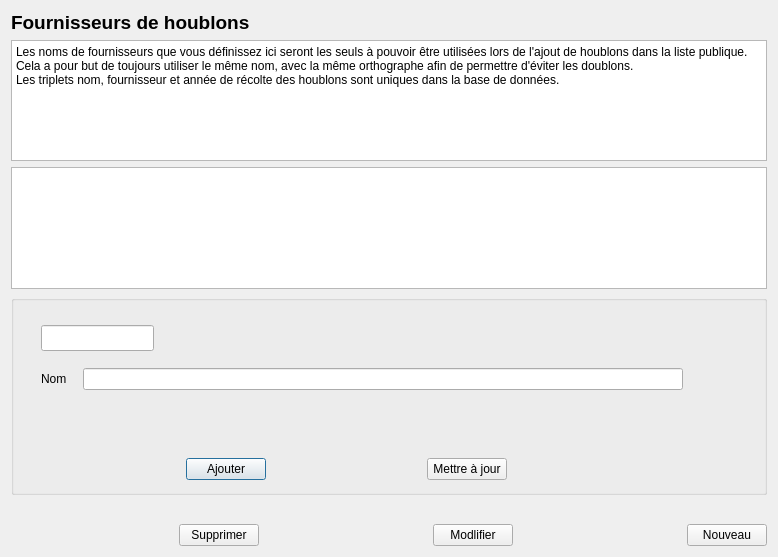
<?xml version="1.0" encoding="UTF-8"?>
<ui version="4.0">
 <class>SupplierDialog</class>
 <widget class="QDialog" name="SupplierDialog">
  <property name="geometry">
   <rect>
    <x>0</x>
    <y>0</y>
    <width>778</width>
    <height>557</height>
   </rect>
  </property>
  <property name="minimumSize">
   <size>
    <width>0</width>
    <height>200</height>
   </size>
  </property>
  <property name="windowTitle">
   <string>Bière : fournisseurs de houblons</string>
  </property>
  <layout class="QVBoxLayout" name="verticalLayout">
   <item>
    <widget class="QLabel" name="label">
     <property name="font">
      <font>
       <pointsize>14</pointsize>
       <bold>true</bold>
      </font>
     </property>
     <property name="text">
      <string>Fournisseurs de houblons</string>
     </property>
    </widget>
   </item>
   <item>
    <widget class="QPlainTextEdit" name="introTextEdit">
     <property name="plainText">
      <string>Les noms de fournisseurs que vous définissez ici seront les seuls à pouvoir être utilisées lors de l'ajout de houblons dans la liste publique.
Cela a pour but de toujours utiliser le même nom, avec la même orthographe afin de permettre d'éviter les doublons.
Les triplets nom, fournisseur et année de récolte des houblons sont uniques dans la base de données. 
</string>
     </property>
    </widget>
   </item>
   <item>
    <widget class="QListView" name="listView"/>
   </item>
   <item>
    <widget class="QGroupBox" name="groupBox">
     <property name="minimumSize">
      <size>
       <width>0</width>
       <height>200</height>
      </size>
     </property>
     <property name="maximumSize">
      <size>
       <width>16777215</width>
       <height>300</height>
      </size>
     </property>
     <property name="title">
      <string/>
     </property>
     <widget class="QWidget" name="layoutWidget">
      <property name="geometry">
       <rect>
        <x>20</x>
        <y>160</y>
        <width>631</width>
        <height>28</height>
       </rect>
      </property>
      <layout class="QHBoxLayout" name="horizontalLayout_3">
       <item>
        <spacer name="horizontalSpacer">
         <property name="orientation">
          <enum>Qt::Horizontal</enum>
         </property>
         <property name="sizeHint" stdset="0">
          <size>
           <width>40</width>
           <height>20</height>
          </size>
         </property>
        </spacer>
       </item>
       <item>
        <widget class="QPushButton" name="addButton">
         <property name="maximumSize">
          <size>
           <width>100</width>
           <height>16777215</height>
          </size>
         </property>
         <property name="text">
          <string>Ajouter</string>
         </property>
        </widget>
       </item>
       <item>
        <spacer name="horizontalSpacer_2">
         <property name="orientation">
          <enum>Qt::Horizontal</enum>
         </property>
         <property name="sizeHint" stdset="0">
          <size>
           <width>40</width>
           <height>20</height>
          </size>
         </property>
        </spacer>
       </item>
       <item>
        <widget class="QPushButton" name="updateButton">
         <property name="text">
          <string>Mettre à jour</string>
         </property>
        </widget>
       </item>
       <item>
        <spacer name="horizontalSpacer_7">
         <property name="orientation">
          <enum>Qt::Horizontal</enum>
         </property>
         <property name="sizeHint" stdset="0">
          <size>
           <width>40</width>
           <height>20</height>
          </size>
         </property>
        </spacer>
       </item>
      </layout>
     </widget>
     <widget class="QWidget" name="layoutWidget">
      <property name="geometry">
       <rect>
        <x>30</x>
        <y>70</y>
        <width>642</width>
        <height>28</height>
       </rect>
      </property>
      <layout class="QHBoxLayout" name="horizontalLayout">
       <item>
        <widget class="QLabel" name="labelName">
         <property name="text">
          <string>Nom</string>
         </property>
        </widget>
       </item>
       <item>
        <widget class="QLineEdit" name="nameEdit">
         <property name="minimumSize">
          <size>
           <width>600</width>
           <height>0</height>
          </size>
         </property>
         <property name="maximumSize">
          <size>
           <width>600</width>
           <height>16777215</height>
          </size>
         </property>
        </widget>
       </item>
      </layout>
     </widget>
     <widget class="QLineEdit" name="idEdit">
      <property name="geometry">
       <rect>
        <x>30</x>
        <y>30</y>
        <width>113</width>
        <height>26</height>
       </rect>
      </property>
     </widget>
    </widget>
   </item>
   <item>
    <spacer name="verticalSpacer">
     <property name="orientation">
      <enum>Qt::Vertical</enum>
     </property>
     <property name="sizeHint" stdset="0">
      <size>
       <width>20</width>
       <height>74</height>
      </size>
     </property>
    </spacer>
   </item>
   <item>
    <widget class="QLabel" name="labelMessage">
     <property name="minimumSize">
      <size>
       <width>50</width>
       <height>0</height>
      </size>
     </property>
     <property name="text">
      <string/>
     </property>
    </widget>
   </item>
   <item>
    <layout class="QHBoxLayout" name="horizontalLayout_4">
     <item>
      <spacer name="horizontalSpacer_4">
       <property name="orientation">
        <enum>Qt::Horizontal</enum>
       </property>
       <property name="sizeHint" stdset="0">
        <size>
         <width>40</width>
         <height>20</height>
        </size>
       </property>
      </spacer>
     </item>
     <item>
      <widget class="QPushButton" name="deleteButton">
       <property name="text">
        <string>Supprimer</string>
       </property>
      </widget>
     </item>
     <item>
      <spacer name="horizontalSpacer_5">
       <property name="orientation">
        <enum>Qt::Horizontal</enum>
       </property>
       <property name="sizeHint" stdset="0">
        <size>
         <width>40</width>
         <height>20</height>
        </size>
       </property>
      </spacer>
     </item>
     <item>
      <widget class="QPushButton" name="editButton">
       <property name="text">
        <string>Modlifier</string>
       </property>
      </widget>
     </item>
     <item>
      <spacer name="horizontalSpacer_6">
       <property name="orientation">
        <enum>Qt::Horizontal</enum>
       </property>
       <property name="sizeHint" stdset="0">
        <size>
         <width>40</width>
         <height>20</height>
        </size>
       </property>
      </spacer>
     </item>
     <item>
      <widget class="QPushButton" name="newButton">
       <property name="text">
        <string>Nouveau</string>
       </property>
      </widget>
     </item>
    </layout>
   </item>
  </layout>
 </widget>
 <resources/>
 <connections/>
</ui>
